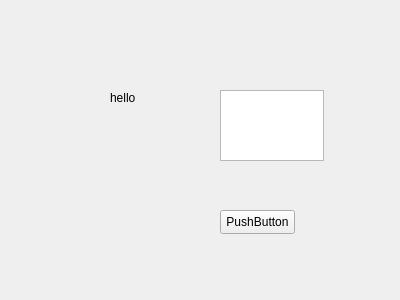
<?xml version="1.0" encoding="UTF-8"?>
<ui version="4.0">
 <class>Form</class>
 <widget class="QWidget" name="Form">
  <property name="geometry">
   <rect>
    <x>0</x>
    <y>0</y>
    <width>400</width>
    <height>300</height>
   </rect>
  </property>
  <property name="windowTitle">
   <string>Form</string>
  </property>
  <widget class="QLabel" name="label">
   <property name="geometry">
    <rect>
     <x>110</x>
     <y>90</y>
     <width>53</width>
     <height>16</height>
    </rect>
   </property>
   <property name="text">
    <string>hello</string>
   </property>
  </widget>
  <widget class="QPushButton" name="pushButton">
   <property name="geometry">
    <rect>
     <x>220</x>
     <y>210</y>
     <width>75</width>
     <height>24</height>
    </rect>
   </property>
   <property name="text">
    <string>PushButton</string>
   </property>
  </widget>
  <widget class="QTextEdit" name="textEdit">
   <property name="geometry">
    <rect>
     <x>220</x>
     <y>90</y>
     <width>104</width>
     <height>71</height>
    </rect>
   </property>
  </widget>
 </widget>
 <resources/>
 <connections/>
</ui>
